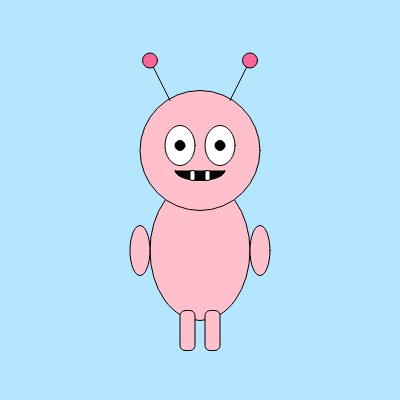
Frame 1 (no input)
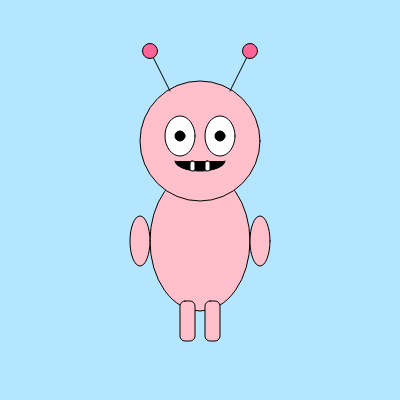
Frame 60 (no input)
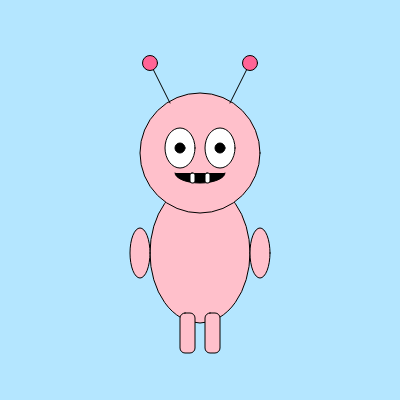
Frame 120 (the mouse pressed at the canvas centre since frame 60)

The p5.js sketch that drew these frames (run headless with seeded random() and noise() and a simulated clock; from frame 60 on, the mouse is pressed at the canvas centre):

// p5.js sketch
// ── sketch.js
let yOffset = 0;
let direction = 1;

function setup() {
  createCanvas(400, 400);
}

function draw() {
  background(180, 230, 255); // sky

  // Animate vertical bounce
  yOffset += direction * 0.5;
  if (yOffset > 10 || yOffset < -10) direction *= -1;

  // Body
  fill("pink");
  ellipse(200, 250 + yOffset, 100, 140); 

  // Head
  ellipse(200, 150 + yOffset, 120, 120); 

  // Eyes
  fill(255);
  ellipse(180, 145 + yOffset, 30, 40);
  ellipse(220, 145 + yOffset, 30, 40); 

  // Pupils
  fill(0);
  ellipse(180, 145 + yOffset, 10, 10); 
  ellipse(220, 145 + yOffset, 10, 10); 

  // Antennas
  stroke(0);
  strokeWeight(1);
  line(170, 100 + yOffset, 150, 60 + yOffset);
  line(230, 100 + yOffset, 250, 60 + yOffset);
  fill(255, 100, 150);
  ellipse(150, 60 + yOffset, 15, 15); 
  ellipse(250, 60 + yOffset, 15, 15); 
  

  // Smile
  fill(0);
  arc(200, 170 + yOffset, 50, 20, 0, PI); 

  // Teeth
  fill(255); 
  rect(190, 170 + yOffset, 5, 10, 2); 
  rect(205, 170 + yOffset, 5, 10, 2); 

  // Arms
  fill("pink");
  ellipse(140, 250 + yOffset, 20, 50); 
  ellipse(260, 250 + yOffset, 20, 50); 

  // Legs
  rect(180, 310 + yOffset, 15, 40, 5); 
  rect(205, 310 + yOffset, 15, 40, 5); 
}
